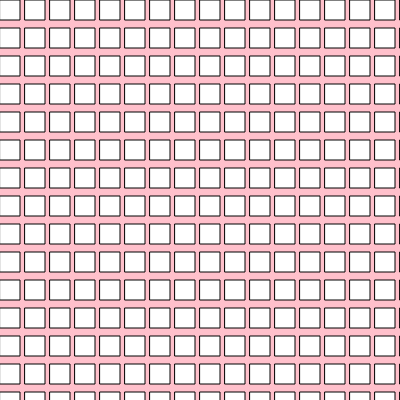
Frame 1 (no input)
Frame 60 (no input): identical to frame 1, image omitted
Frame 120 (the mouse pressed at the canvas centre since frame 60): identical to frame 1, image omitted

The p5.js sketch that drew this single still picture (run headless with seeded random() and noise() and a simulated clock; from frame 60 on, the mouse is pressed at the canvas centre):

// p5.js sketch
// ── sketch.js
let state = 0;

function setup() {
  createCanvas(400, 400);
}

function draw() {
  background(220);
      
  switch (state) {
    case 0:
       background("pink");
     // text("case 0", 100, 100);
       for (let j = 0; j <= height; j += 28) {
    for (let i = 0; i <= width; i += 25) {
      rect(i, j, 20, 20);}
       }
      break;
    
      case 1:
       background("blue");
      text("case 1", 100, 100);
      break;

    case 2:
       background("yellow");
      text("case 2", 100, 100);
      break;
      
      case 3:
       background("red");
      text("case 3", 100, 100);
      break;
      
      case 4:
       background("brown");
      text("case 4", 100, 100);
      break;
  }
}

   function mouseReleased(){
     state++ ;
     if (state > 4){
       state = 0;
     }
   }
